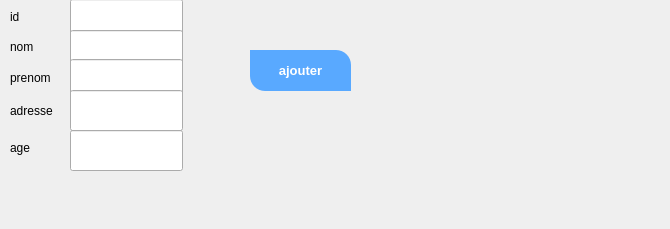
     <widget class="QWidget" name="ajouter">
      <attribute name="title">
       <string>ajouter</string>
      </attribute>
      <widget class="QLabel" name="label">
       <property name="geometry">
        <rect>
         <x>10</x>
         <y>10</y>
         <width>47</width>
         <height>13</height>
        </rect>
       </property>
       <property name="text">
        <string>id</string>
       </property>
      </widget>
      <widget class="QLabel" name="label_2">
       <property name="geometry">
        <rect>
         <x>10</x>
         <y>40</y>
         <width>47</width>
         <height>13</height>
        </rect>
       </property>
       <property name="text">
        <string>nom</string>
       </property>
      </widget>
      <widget class="QLabel" name="label_3">
       <property name="geometry">
        <rect>
         <x>10</x>
         <y>70</y>
         <width>61</width>
         <height>16</height>
        </rect>
       </property>
       <property name="text">
        <string>prenom</string>
       </property>
      </widget>
      <widget class="QLineEdit" name="lineEdit_ID">
       <property name="geometry">
        <rect>
         <x>70</x>
         <y>-1</y>
         <width>113</width>
         <height>41</height>
        </rect>
       </property>
      </widget>
      <widget class="QLineEdit" name="lineEdit_NOM">
       <property name="geometry">
        <rect>
         <x>70</x>
         <y>30</y>
         <width>113</width>
         <height>41</height>
        </rect>
       </property>
      </widget>
      <widget class="QLineEdit" name="lineEdit_PRENOM">
       <property name="geometry">
        <rect>
         <x>70</x>
         <y>59</y>
         <width>113</width>
         <height>41</height>
        </rect>
       </property>
      </widget>
      <widget class="QLineEdit" name="lineEdit_DEP">
       <property name="geometry">
        <rect>
         <x>70</x>
         <y>90</y>
         <width>113</width>
         <height>41</height>
        </rect>
       </property>
      </widget>
      <widget class="QLabel" name="label_25">
       <property name="geometry">
        <rect>
         <x>590</x>
         <y>200</y>
         <width>51</width>
         <height>20</height>
        </rect>
       </property>
       <property name="text">
        <string/>
       </property>
      </widget>
      <widget class="QLabel" name="label_26">
       <property name="geometry">
        <rect>
         <x>570</x>
         <y>150</y>
         <width>91</width>
         <height>16</height>
        </rect>
       </property>
       <property name="text">
        <string/>
       </property>
      </widget>
      <widget class="QLabel" name="label_39">
       <property name="geometry">
        <rect>
         <x>360</x>
         <y>30</y>
         <width>41</width>
         <height>31</height>
        </rect>
       </property>
       <property name="styleSheet">
        <string notr="true">image:url(:/icons /follow.png)</string>
       </property>
       <property name="text">
        <string/>
       </property>
      </widget>
      <widget class="QPushButton" name="pushButton">
       <property name="geometry">
        <rect>
         <x>250</x>
         <y>50</y>
         <width>101</width>
         <height>41</height>
        </rect>
       </property>
       <property name="styleSheet">
        <string notr="true">QPushButton
{
	
	
	
	background-color: rgb(89, 169, 255);
	color: #fff;
	font-size: 13px;
	font-weight: bold;
	border-top-right-radius: 15px;
	border-top-left-radius: 0px;
	border-bottom-right-radius: 0px;
	border-bottom-left-radius: 15px;
	/*padding: 10px;*/

}</string>
       </property>
       <property name="text">
        <string>ajouter</string>
       </property>
      </widget>
      <widget class="QLabel" name="label_4">
       <property name="geometry">
        <rect>
         <x>10</x>
         <y>100</y>
         <width>51</width>
         <height>21</height>
        </rect>
       </property>
       <property name="text">
        <string>adresse</string>
       </property>
      </widget>
      <widget class="QLabel" name="label_27">
       <property name="geometry">
        <rect>
         <x>10</x>
         <y>140</y>
         <width>31</width>
         <height>16</height>
        </rect>
       </property>
       <property name="text">
        <string>age</string>
       </property>
      </widget>
      <widget class="QLineEdit" name="lineEdit_AGE">
       <property name="geometry">
        <rect>
         <x>70</x>
         <y>130</y>
         <width>113</width>
         <height>41</height>
        </rect>
       </property>
      </widget>
     </widget>
